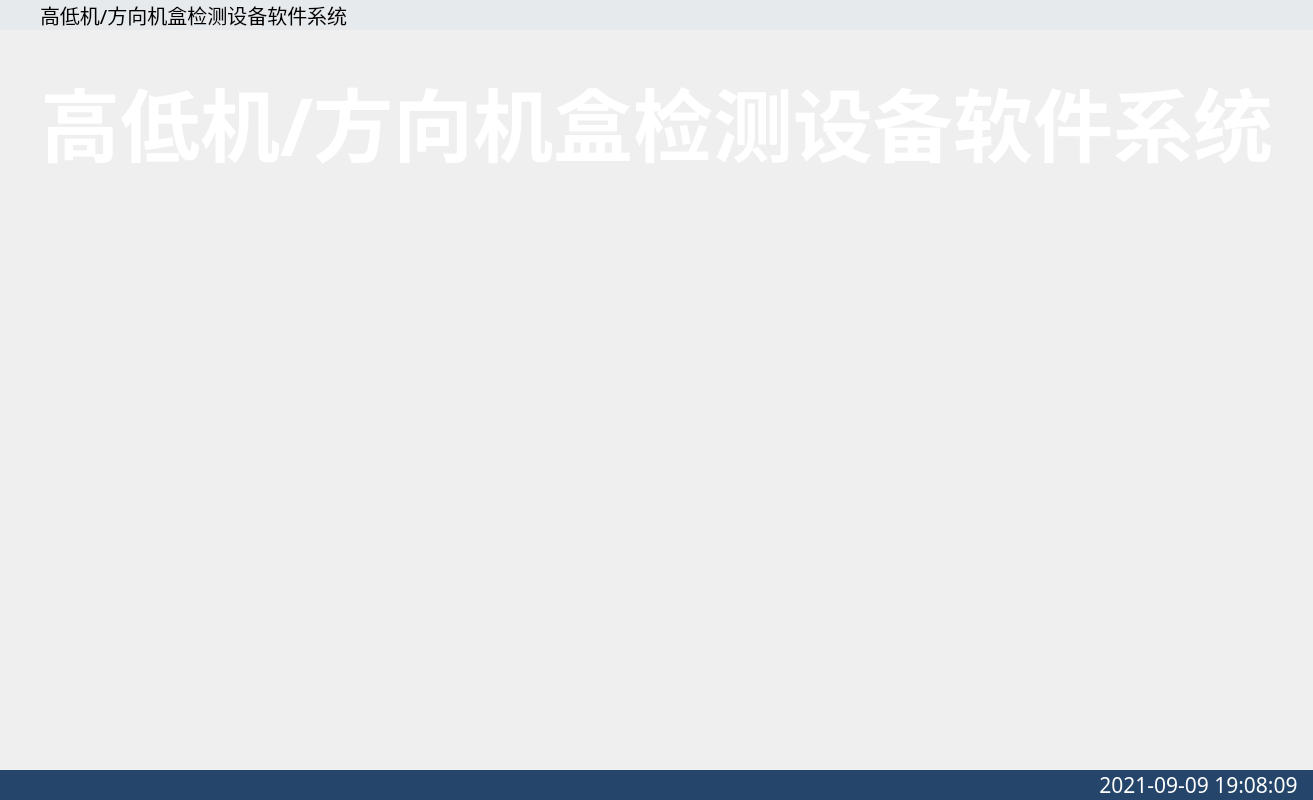
<?xml version="1.0" encoding="UTF-8"?>
<ui version="4.0">
 <class>Widget</class>
 <widget class="QWidget" name="Widget">
  <property name="geometry">
   <rect>
    <x>0</x>
    <y>0</y>
    <width>1313</width>
    <height>800</height>
   </rect>
  </property>
  <property name="windowTitle">
   <string>Widget</string>
  </property>
  <layout class="QGridLayout" name="gridLayout">
   <property name="leftMargin">
    <number>0</number>
   </property>
   <property name="topMargin">
    <number>0</number>
   </property>
   <property name="rightMargin">
    <number>0</number>
   </property>
   <property name="bottomMargin">
    <number>0</number>
   </property>
   <property name="spacing">
    <number>0</number>
   </property>
   <item row="0" column="0">
    <widget class="QWidget" name="titlewidget" native="true">
     <property name="minimumSize">
      <size>
       <width>0</width>
       <height>30</height>
      </size>
     </property>
     <property name="maximumSize">
      <size>
       <width>16777215</width>
       <height>30</height>
      </size>
     </property>
     <property name="styleSheet">
      <string notr="true">#titlewidget
{
background-color: rgb(231, 234, 237);
}
</string>
     </property>
     <layout class="QGridLayout" name="gridLayout_4">
      <property name="leftMargin">
       <number>0</number>
      </property>
      <property name="topMargin">
       <number>0</number>
      </property>
      <property name="rightMargin">
       <number>0</number>
      </property>
      <property name="bottomMargin">
       <number>0</number>
      </property>
      <property name="spacing">
       <number>0</number>
      </property>
      <item row="0" column="0">
       <layout class="QHBoxLayout" name="horizontalLayout">
        <property name="spacing">
         <number>0</number>
        </property>
        <property name="leftMargin">
         <number>10</number>
        </property>
        <item>
         <widget class="QPushButton" name="iconbtn">
          <property name="minimumSize">
           <size>
            <width>30</width>
            <height>30</height>
           </size>
          </property>
          <property name="maximumSize">
           <size>
            <width>30</width>
            <height>30</height>
           </size>
          </property>
          <property name="styleSheet">
           <string notr="true">background-color: rgb(255, 255, 255,0);
border:none;</string>
          </property>
          <property name="text">
           <string/>
          </property>
          <property name="icon">
           <iconset>
            <normaloff>:/res/main/icon.png</normaloff>:/res/main/icon.png</iconset>
          </property>
          <property name="iconSize">
           <size>
            <width>30</width>
            <height>30</height>
           </size>
          </property>
         </widget>
        </item>
        <item>
         <widget class="QLabel" name="titlelab">
          <property name="minimumSize">
           <size>
            <width>440</width>
            <height>0</height>
           </size>
          </property>
          <property name="maximumSize">
           <size>
            <width>10</width>
            <height>16777215</height>
           </size>
          </property>
          <property name="font">
           <font>
            <family>黑体</family>
            <pointsize>15</pointsize>
            <weight>50</weight>
            <bold>false</bold>
           </font>
          </property>
          <property name="styleSheet">
           <string notr="true">color: rgb(0, 0, 0);</string>
          </property>
          <property name="text">
           <string>高低机/方向机盒检测设备软件系统</string>
          </property>
         </widget>
        </item>
        <item>
         <widget class="QLabel" name="label_4">
          <property name="minimumSize">
           <size>
            <width>10</width>
            <height>0</height>
           </size>
          </property>
          <property name="sizeIncrement">
           <size>
            <width>10</width>
            <height>0</height>
           </size>
          </property>
          <property name="text">
           <string/>
          </property>
         </widget>
        </item>
        <item>
         <widget class="QLabel" name="label_5">
          <property name="minimumSize">
           <size>
            <width>10</width>
            <height>0</height>
           </size>
          </property>
          <property name="maximumSize">
           <size>
            <width>10</width>
            <height>16777215</height>
           </size>
          </property>
          <property name="text">
           <string/>
          </property>
         </widget>
        </item>
        <item>
         <widget class="QLabel" name="label_6">
          <property name="minimumSize">
           <size>
            <width>10</width>
            <height>0</height>
           </size>
          </property>
          <property name="maximumSize">
           <size>
            <width>10</width>
            <height>16777215</height>
           </size>
          </property>
          <property name="text">
           <string/>
          </property>
         </widget>
        </item>
        <item>
         <spacer name="horizontalSpacer">
          <property name="orientation">
           <enum>Qt::Horizontal</enum>
          </property>
          <property name="sizeHint" stdset="0">
           <size>
            <width>1038</width>
            <height>13</height>
           </size>
          </property>
         </spacer>
        </item>
        <item>
         <widget class="QPushButton" name="btnMin">
          <property name="enabled">
           <bool>true</bool>
          </property>
          <property name="minimumSize">
           <size>
            <width>70</width>
            <height>30</height>
           </size>
          </property>
          <property name="maximumSize">
           <size>
            <width>70</width>
            <height>30</height>
           </size>
          </property>
          <property name="styleSheet">
           <string notr="true">QPushButton
{
background-color: rgb(231, 234, 237);
	image: url(:/res/main/min.png);
border:none;
}
QPushButton:hover
{
background-color: rgb(209, 209, 209);
	image: url(:/res/main/min.png);
border:none;
}
QPushButton:pressed
{
background-color: rgb(150, 150, 150);
	image: url(:/res/main/min.png);
border:none;
}</string>
          </property>
          <property name="text">
           <string/>
          </property>
          <property name="iconSize">
           <size>
            <width>16</width>
            <height>16</height>
           </size>
          </property>
         </widget>
        </item>
        <item>
         <widget class="QPushButton" name="btnMax">
          <property name="minimumSize">
           <size>
            <width>70</width>
            <height>30</height>
           </size>
          </property>
          <property name="maximumSize">
           <size>
            <width>70</width>
            <height>30</height>
           </size>
          </property>
          <property name="styleSheet">
           <string notr="true">QPushButton
{
background-color: rgb(231, 234, 237);
	image: url(:/res/main/normal.png);
border:none;
}
QPushButton:hover
{
background-color: rgb(209, 209, 209);
	image: url(:/res/main/normal.png);
border:none;
}
QPushButton:pressed
{
background-color: rgb(150, 150, 150);
	image: url(:/res/main/max.png);
border:none;
}
QPushButton:checked
{
background-color: rgb(231, 234, 237);
	image: url(:/res/main/max.png);
border:none;
}
QPushButton:checked:hover
{
background-color: rgb(209, 209, 209);
	image: url(:/res/main/max.png);
border:none;
}
QPushButton:checked:pressed
{
background-color: rgb(150, 150, 150);
	image: url(:/res/main/max.png);
border:none;
}</string>
          </property>
          <property name="text">
           <string/>
          </property>
          <property name="checkable">
           <bool>true</bool>
          </property>
          <property name="checked">
           <bool>false</bool>
          </property>
         </widget>
        </item>
        <item>
         <widget class="QPushButton" name="btnClose">
          <property name="minimumSize">
           <size>
            <width>70</width>
            <height>30</height>
           </size>
          </property>
          <property name="maximumSize">
           <size>
            <width>70</width>
            <height>30</height>
           </size>
          </property>
          <property name="styleSheet">
           <string notr="true">QPushButton
{
background-color: rgb(231, 234, 237);
	image: url(:/res/main/close.png);
border:none;
}
QPushButton:hover
{

	background-color: rgb(255, 0, 0);
	image: url(:/res/main/close.png);
border:none;
}
QPushButton:pressed
{

	background-color: rgb(255, 137, 137);
	image: url(:/res/main/close.png);
border:none;
}
</string>
          </property>
          <property name="text">
           <string/>
          </property>
         </widget>
        </item>
       </layout>
      </item>
     </layout>
    </widget>
   </item>
   <item row="1" column="0">
    <widget class="QWidget" name="CenterWid" native="true">
     <property name="styleSheet">
      <string notr="true">#CenterWid
{
border-image: url(:/res/main/background(1).png);
}
</string>
     </property>
     <layout class="QVBoxLayout" name="verticalLayout">
      <property name="spacing">
       <number>0</number>
      </property>
      <property name="leftMargin">
       <number>0</number>
      </property>
      <property name="topMargin">
       <number>0</number>
      </property>
      <property name="rightMargin">
       <number>0</number>
      </property>
      <property name="bottomMargin">
       <number>0</number>
      </property>
      <item>
       <widget class="QLabel" name="label">
        <property name="minimumSize">
         <size>
          <width>0</width>
          <height>150</height>
         </size>
        </property>
        <property name="maximumSize">
         <size>
          <width>16777215</width>
          <height>150</height>
         </size>
        </property>
        <property name="font">
         <font>
          <family>华光行楷_CNKI</family>
          <pointsize>60</pointsize>
          <weight>75</weight>
          <bold>true</bold>
         </font>
        </property>
        <property name="styleSheet">
         <string notr="true">color: rgb(255, 255, 255);</string>
        </property>
        <property name="text">
         <string>高低机/方向机盒检测设备软件系统</string>
        </property>
        <property name="alignment">
         <set>Qt::AlignBottom|Qt::AlignHCenter</set>
        </property>
       </widget>
      </item>
      <item>
       <widget class="LoginWidget" name="loginwid" native="true">
        <property name="styleSheet">
         <string notr="true"/>
        </property>
       </widget>
      </item>
     </layout>
    </widget>
   </item>
   <item row="2" column="0">
    <widget class="QWidget" name="bottomWid" native="true">
     <property name="minimumSize">
      <size>
       <width>0</width>
       <height>30</height>
      </size>
     </property>
     <property name="maximumSize">
      <size>
       <width>16777215</width>
       <height>30</height>
      </size>
     </property>
     <property name="styleSheet">
      <string notr="true">#bottomWid
{
background-color: rgb(41, 45, 50);
background-color: rgb(37, 70, 106);
}
</string>
     </property>
     <layout class="QHBoxLayout" name="horizontalLayout_2">
      <property name="spacing">
       <number>0</number>
      </property>
      <property name="leftMargin">
       <number>0</number>
      </property>
      <property name="topMargin">
       <number>0</number>
      </property>
      <property name="rightMargin">
       <number>10</number>
      </property>
      <property name="bottomMargin">
       <number>0</number>
      </property>
      <item>
       <widget class="QLabel" name="userlabel">
        <property name="minimumSize">
         <size>
          <width>200</width>
          <height>0</height>
         </size>
        </property>
        <property name="maximumSize">
         <size>
          <width>117</width>
          <height>16777215</height>
         </size>
        </property>
        <property name="font">
         <font>
          <family>华光大黑_CNKI</family>
          <pointsize>16</pointsize>
          <weight>50</weight>
          <bold>false</bold>
         </font>
        </property>
        <property name="styleSheet">
         <string notr="true">color: rgb(255, 255, 255);</string>
        </property>
        <property name="text">
         <string/>
        </property>
       </widget>
      </item>
      <item>
       <spacer name="horizontalSpacer_2">
        <property name="orientation">
         <enum>Qt::Horizontal</enum>
        </property>
        <property name="sizeHint" stdset="0">
         <size>
          <width>981</width>
          <height>20</height>
         </size>
        </property>
       </spacer>
      </item>
      <item>
       <widget class="QLabel" name="timelabel">
        <property name="font">
         <font>
          <family>华光大黑_CNKI</family>
          <pointsize>16</pointsize>
          <weight>50</weight>
          <bold>false</bold>
         </font>
        </property>
        <property name="styleSheet">
         <string notr="true">QLabel
{
color: rgb(255, 255, 255);
}</string>
        </property>
        <property name="text">
         <string>2021-09-09 19:08:09 </string>
        </property>
        <property name="alignment">
         <set>Qt::AlignRight|Qt::AlignTrailing|Qt::AlignVCenter</set>
        </property>
       </widget>
      </item>
     </layout>
    </widget>
   </item>
  </layout>
 </widget>
 <layoutdefault spacing="6" margin="11"/>
 <customwidgets>
  <customwidget>
   <class>LoginWidget</class>
   <extends>QWidget</extends>
   <header>loginwidget.h</header>
   <container>1</container>
  </customwidget>
 </customwidgets>
 <resources/>
 <connections/>
</ui>
